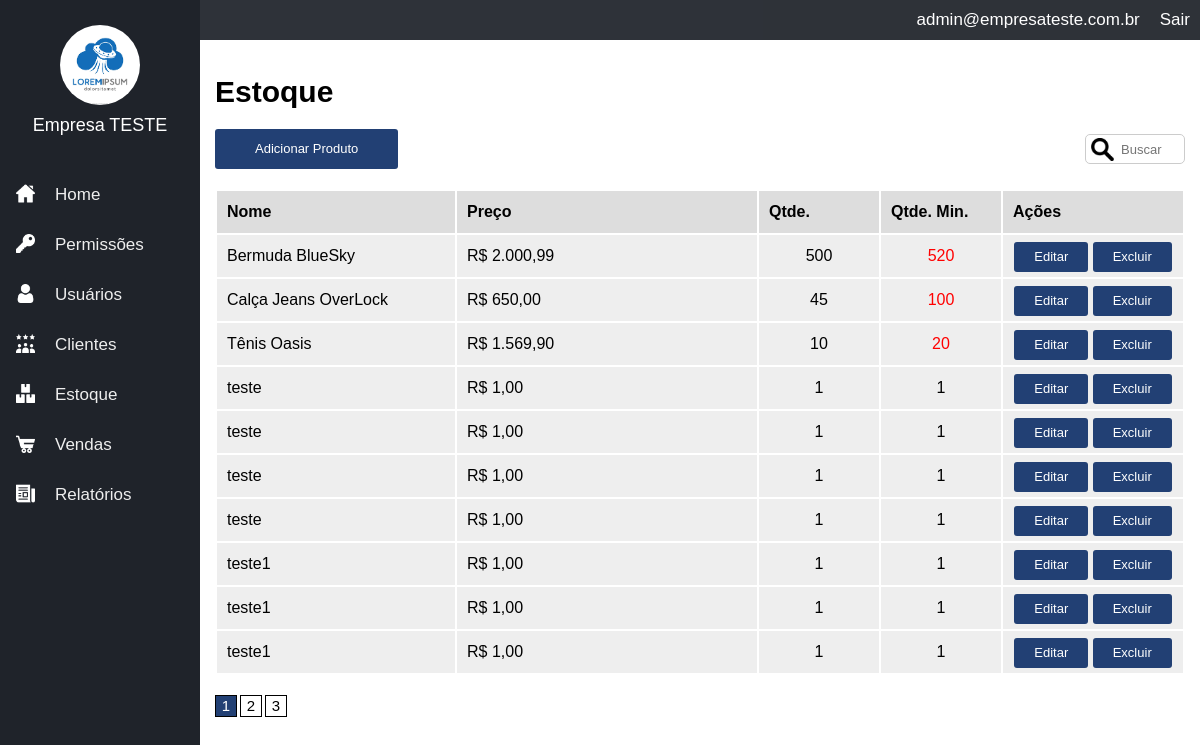
/inventory (signed in), run on an earlier commit of the app's database.
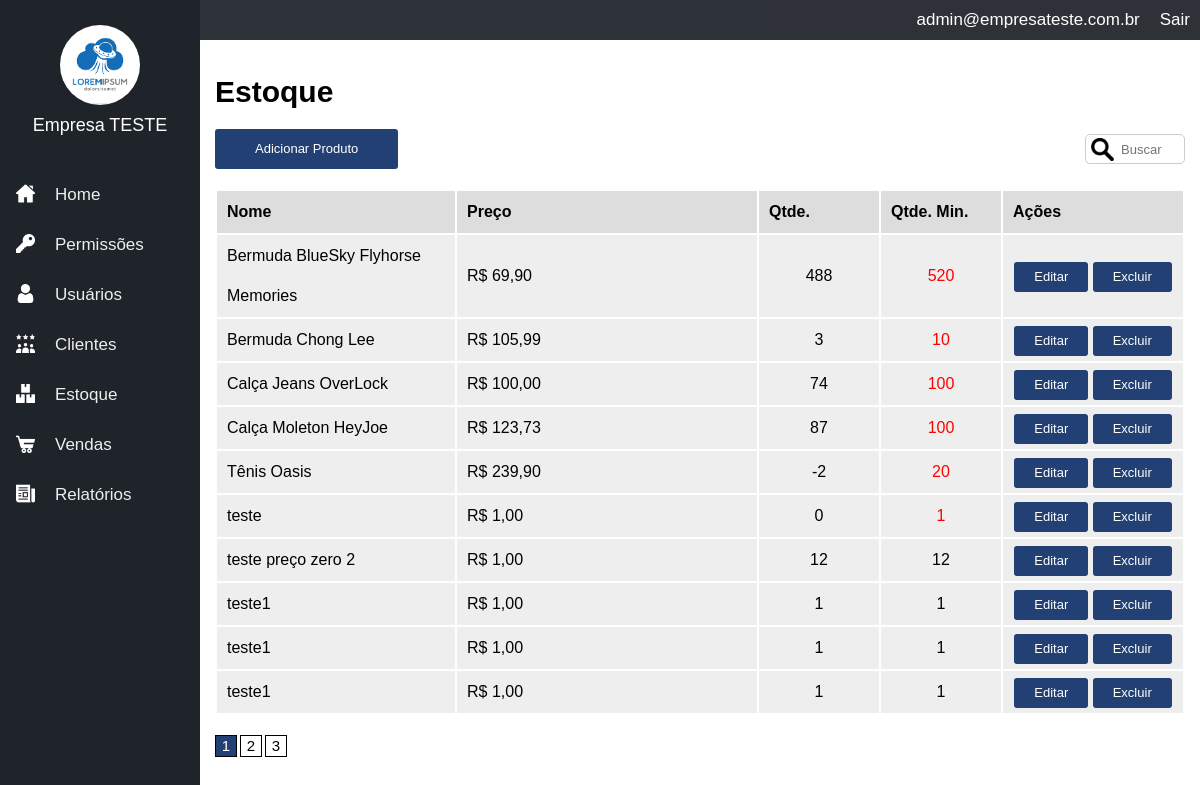
And on a later commit of the database.
### tables this page shows
CREATE TABLE IF NOT EXISTS `inventory` (
  `id` int(11) NOT NULL AUTO_INCREMENT,
  `id_company` int(11) NOT NULL,
  `name` varchar(100) NOT NULL,
  `price` float NOT NULL,
  `quant` int(11) NOT NULL,
  `min_quant` int(11) NOT NULL,
  PRIMARY KEY (`id`)
);

### config.php (called while the page is built, shortened)
<?php
$config= array();
if (ENVIRONMENT=="development"){
    $config['dbname']='contaazul';
    $config['host']='localhost';
    $config['dbuser']='root';
    $config['dbpass']='';
} else{
}

### models/Users.php (called while the page is built, shortened)
<?php
class Users extends model {
    private $userInfo;
    private $permissions;
    public function setLoggedUser() {
        if(isset($_SESSION['ccUser']) && !empty($_SESSION['ccUser'])) {
            $id = $_SESSION['ccUser'];
            $sql = $this->db->prepare("SELECT * FROM users WHERE id = :id");
            $sql->bindValue(':id', $id);
            $sql->execute();
            if($sql->rowCount() > 0) {
                $this->userInfo = $sql->fetch();
                $this->permissions = new Permissions();
                $this->permissions->setGroup($this->userInfo['id_group'], $this->userInfo['id_company']);
            }
        }
    }
    public function hasPermission($name) {
        return $this->permissions->hasPermission($name);
    }
    public function getCompany() {
        if(isset($this->userInfo['id_company'])) {
            return $this->userInfo['id_company'];
        } else {
            return 0;
        }
    }
    public function getEmail() {
        if(isset($this->userInfo['email'])) {
            return $this->userInfo['email'];
        } else {
            return '';
        }
    }
}

### models/Permissions.php (called while the page is built, shortened)
<?php
class Permissions extends model {
    private $permissions;
    public function setGroup($id, $id_company) {
        $this->permissions = array();
        $sql = $this->db->prepare("SELECT params FROM permission_groups WHERE id = :id AND id_company = :id_company");
        $sql->bindValue(':id', $id);
        $sql->bindValue(':id_company', $id_company);
        $sql->execute();
        if($sql->rowCount() > 0) {
            $row = $sql->fetch();
            $params = $row['params'];
            $sql = $this->db->prepare("SELECT name FROM permission_params WHERE id IN ($params) AND id_company = :id_company");
            $sql->bindValue(':id_company', $id_company);
            $sql->execute();
            if($sql->rowCount() > 0) {
                foreach($sql->fetchAll() as $item) {
                    $this->permissions[] = $item['name'];
                }
            }
        }
    }
    public function hasPermission($name) {
        if(in_array($name, $this->permissions)) {
            return true;
        } else {
            return false;
        }
    }
}

### core/controller.php (called while the page is built, shortened)
<?php
class controller {
    public function loadTemplate($viewName, $viewData = array()){
        include 'views/template.php';
    }
    public function loadViewInTemplate($viewName, $viewData = array()){
        extract($viewData);
        include 'views/'.$viewName.'.php';
    }
}

### core/core.php (called while the page is built, shortened)
<?php
class Core {
    public function run(){
        $url= explode("index.php",$_SERVER['PHP_SELF']);
        $url= end($url);
        $params=array();
        if(!empty($url)){
            $url=explode('/',$url);
            array_shift($url);
            array_shift($url);
            if(isset($url[0])){
                $currentAction=$url[0];
                array_shift($url);
            }else{
                $currentAction='index';
            }
        }else{
            $currentController='homeController';
            $currentAction='index';
        }
        require_once 'core/controller.php';
        $c= new $currentController();
        call_user_func_array(array($c,$currentAction),$params);
    }
   }

### index.php (called while the page is built, shortened)
<?php
require'config.php';
$core= new Core();
$core->run();
?>

### core/model.php (called while the page is built, shortened)
<?php
class model {
    public function __construct(){
        global $config;
        $this->db=new PDO("mysql:dbname=".$config['dbname'].';host='.$config['host'],$config['dbuser'],$config['dbpass']);
    }
}

### models/Inventory.php (called while the page is built, shortened)
<?php
class Inventory extends model {
    public function getList($offset, $id_company) {
        $data = array();
        $sql = $this->db->prepare("SELECT * FROM inventory WHERE id_company = :id_company ORDER BY name LIMIT $offset, 10");
        $sql->bindValue(":id_company", $id_company);
        $sql->execute();
        if($sql->rowCount() > 0) {
            $data = $sql->fetchAll();
        }
        return $data;
    }
}

### models/Companies.php (called while the page is built, shortened)
<?php
class Companies extends model {
    private $companyInfo;
    public function __construct($id) {
        $sql = $this->db->prepare("SELECT * FROM companies WHERE id = :id");
        $sql->bindValue(':id', $id);
        $sql->execute();
        if($sql->rowCount() > 0) {
            $this->companyInfo = $sql->fetch();
        }
    }
    public function getName() {
        if(isset($this->companyInfo['name'])){
            return $this->companyInfo['name'];
        } else {
            return '';
        }
    }
}

### controllers/permissionsController.php (called while the page is built, shortened)
<?php
class permissionsController extends controller {
    public function disableMenu() {
        $data = array();
        $u = new Users();
        $u->setLoggedUser();
        $p = new Permissions();
        $permissions = $p->getList($u->getCompany());
        foreach ($permissions as $permission) {
            if($u->hasPermission($permission['name'])) {
                $data[$permission['name']] = 'enabled';
            } else {
                $data[$permission['name']] = 'disabled';
            }
        }
        return $data;
    }
}

### views/inventory.php (the view, shortened to what this page needs)
<h1>Estoque</h1>
<?php if($edit_permission): ?>
    <div class="button"><a href="<?php echo BASE_URL; ?>/inventory/add" class="button">Adicionar Produto</a></div>
    <input type="text" id="busca" data-type="search_inventory" placeholder="Buscar" autocomplete="off"/>
<?php endif; ?>
<table border="0" width="100%">
    <tr>
        <th>Nome</th>
        <th>Preço</th>
        <th>Qtde.</th>
        <th>Qtde. Min.</th>
        <th>Ações</th>
    </tr>
    <?php foreach($inventory_list as $product): ?>
        <tr>
            <td><?php echo $product['name']; ?></td>
            <td width="280">R$ <?php echo number_format($product['price'], 2, ',', '.'); ?></td>
            <td width="100" style="text-align:center"><?php echo $product['quant']; ?></td>
            <td width="100" style="text-align:center"><?php
                if($product['min_quant'] > $product['quant']) {
                    echo '<span style="color:red">'.($product['min_quant']).'</span>';
                } else {
                    echo $product['min_quant'];
                }
                ?></td>
            <td width="160" style="text-align:center">
                <?php if($edit_permission): ?>
                    <a class="button button_small" href="<?php echo BASE_URL; ?>/inventory/edit/<?php echo $product['id']; ?>">Editar</a>
                    <a class="button button_small" href="<?php echo BASE_URL; ?>/inventory/delete/<?php echo $product['id']; ?>" onclick="return confirm('Deseja realmente excluir esse item?')">Excluir</a>
                <?php else: ?>
                    <a class="button button_small" href="<?php echo BASE_URL; ?>/inventory/view/<?php echo $product['id']; ?>">Visualizar</a>
                <?php endif; ?>
            </td>
        </tr>
    <?php endforeach ?>
</table>
<div class="pagination">
    <?php for($q=1;$q<=$p_count;$q++): ?>
        <a class="pag_item <?php echo ($q==$p)?'pag_ativo':''; ?>" href="<?php echo BASE_URL; ?>/inventory?p=<?php echo $q; ?>"><?php echo $q; ?></a>
    <?php endfor; ?>
</div>

### controllers/inventoryController.php (shortened to what this page needs)
<?php
class inventoryController extends controller {
    public function index() {
        $data = array();
        $u = new Users();
        $u->setLoggedUser();
        $company = new Companies($u->getCompany());
        $data['company_name'] = $company->getName();
        $data['user_email'] = $u->getEmail();
        if ($u->hasPermission('inventory_view')) {
            $i = new Inventory();
            $data['p'] = 1;
            $offset = ( 10 * ($data['p']-1) );
            $data['inventory_list'] = $i->getList($offset, $u->getCompany());
            $data['inventory_count'] = $i->getCount($u->getCompany());
            $data['p_count'] = ceil( $data['inventory_count'] /10 );
            $data['edit_permission'] = $u->hasPermission('inventory_edit');
            $pcontrol = new permissionsController();
            $data['menu'] = $pcontrol->disableMenu();
            $this->loadTemplate('inventory', $data);
        } else {
            header("Location: " . BASE_URL);
        }
    }
}

### views/template.php (shortened to what this page needs)
<html>
    <head>
        <link href="<?php echo BASE_URL; ?>/assets/css/template.css" rel="stylesheet"/>
    </head>
    <body>
        <div class="leftmenu">
            <div class="logo_company">
                <img src="<?php echo BASE_URL; ?>/assets/images/logo.png">
            </div>
            <div class="company_name">
                <?php echo $viewData['company_name']; ?>
            </div>
            <div class="menuarea">
                <ul>
                    <li><a href="<?php echo BASE_URL; ?>">Home</a></li>
                    <li><a href="<?php echo BASE_URL; ?>/permissions" data-menu="<?php echo $viewData['menu']['permissions_view']; ?>">Permissões</a></li>
                    <li ><a href="<?php echo BASE_URL; ?>/users" data-menu="<?php echo $viewData['menu']['users_view']; ?>">Usuários</a></li>
                    <li ><a href="<?php echo BASE_URL; ?>/clients" data-menu="<?php echo $viewData['menu']['clients_view']; ?>">Clientes</a></li>
                    <li ><a href="<?php echo BASE_URL; ?>/inventory" data-menu="<?php echo $viewData['menu']['inventory_view']; ?>">Estoque</a></li>
                    <li ><a href="<?php echo BASE_URL; ?>/sales" data-menu="<?php echo $viewData['menu']['sales_view']; ?>">Vendas</a></li>
                    <li ><a href="<?php echo BASE_URL; ?>/report" data-menu="<?php echo $viewData['menu']['report_view']; ?>">Relatórios</a></li>
                </ul>
            </div>
        </div>
        <div class="container">
            <div class="top">
                <div class="top_right"><a href="<?php echo BASE_URL.'/login/logout'; ?>">Sair</a></div>
                <div class="top_right"><?php echo $viewData['user_email']; ?></div>
            </div>
            <div class="area">
                <?php $this->loadViewInTemplate($viewName, $viewData); ?>
            </div>
        </div>
    </body>
</html>

### assets/css/template.css (style rules this page uses)
body { margin:0; padding:0; font-size:15px; font-family:Arial; }
.leftmenu { width:200px; height:100%; background-color:#1f232a; position:fixed; left:0; top:0; bottom:0; }
.logo_company { height:100px; color:#FFF; text-align:center; padding-top:10px; }
.logo_company img { margin-top:15px; width:80px; height:80px; border-radius:50px; }
.company_name { height:50px; line-height:30px; font-size:18px; color:#FFF; text-align:center; padding-bottom:10px; }
.container { padding-left:200px; }
.top { height:40px; background-color:#1f232a; color:#FFF; font-size:17px; opacity:0.93; }
.top_right { float:right; height:40px; line-height:40px; padding-left:10px; padding-right:10px; }
.top_right a { color:#FFF; text-decoration:none; }
.menuarea { color:#FFF; }
.menuarea ul { margin:0; padding:0; list-style:none; }
.menuarea li { height:50px; line-height:50px; font-size:17px; padding-left:55px; background-size:19px 19px; background-repeat: no-repeat; background-position:16px 14px; transition:all ease 0.1s; }
.menuarea li a { color:#EEE; text-decoration:none; display:block; }
.menuarea li:nth-child(1) { background-image:url('../images/home.png'); }
.menuarea li:nth-child(2) { background-image:url('../images/key.png'); }
.menuarea li:nth-child(3) { background-image:url('../images/user.png'); }
.menuarea li:nth-child(4) { background-image:url('../images/stars.png'); }
.menuarea li:nth-child(5) { background-image:url('../images/inventory.png'); }
.menuarea li:nth-child(6) { background-image:url('../images/sales.png'); }
.menuarea li:nth-child(7) { background-image:url('../images/report.png'); }
.area { padding:15px; }
input[type=text], input[type=email], input[type=password], input[type=number], input[type=date], select, textarea { width:100%; height:30px; font-size:13px; outline:0; padding-left:5px; padding-right:5px; margin-top:5px; }
input[type=submit], button, .button { border:0px; background-color:#224074; color:#FFF; height:40px; line-height:40px; border-radius:3px; padding-left:20px; padding-right:20px; cursor:pointer; font-size:13px; display: inline-block; }
.button_small { height:30px; line-height:30px; text-decoration:none; }
.button a { color:#FFF; text-decoration:none; }
table { margin-top:20px; }
table th { height:40px; line-height:40px; background-color:#DDD; text-align:left; padding-left:10px; padding-right:10px; }
table td { height:40px; line-height:40px; background-color:#EEE; text-align:left; padding-left:10px; padding-right:10px; }
.pagination { margin-top:20px; margin-bottom:20px; }
.pag_item { width:20px; height:20px; float:left; border:1px solid #000; margin-right: 3px; text-align: center; line-height: 20px; color:#000; text-decoration: none; }
.pag_ativo { background-color:#224074; color:#FFF; }
#busca { width:100px; float:right; background-image:url('../images/search.png'); background-repeat: no-repeat; background-size:23px 23px; background-position: 5px; padding-left: 35px; border-radius:5px; border:1px solid #CCC; }

What changed in the data, as far as the page shows it:
removed inventory: name "teste", price "1,00", quant "1", min_quant "1"
removed inventory: name "teste", price "1,00", quant "1", min_quant "1"
removed inventory: name "teste", price "1,00", quant "1", min_quant "1"
removed inventory: name "teste", price "1,00", quant "1", min_quant "1"
changed inventory: name "Bermuda BlueSky" → "Bermuda BlueSky Flyhorse Memories"; price "2.000,99" → "69,90"; quant "500" → "488"
added inventory: name "Bermuda Chong Lee", price "105,99", quant "3", min_quant "10"
changed inventory "Calça Jeans OverLock": price "650,00" → "100,00"; quant "45" → "74"
added inventory: name "Calça Moleton HeyJoe", price "123,73", quant "87", min_quant "100"
changed inventory "Tênis Oasis": price "1.569,90" → "239,90"; quant "10" → "-2"
added inventory: name "teste", price "1,00", quant "0", min_quant "1"
added inventory: name "teste preço zero 2", price "1,00", quant "12", min_quant "12"
